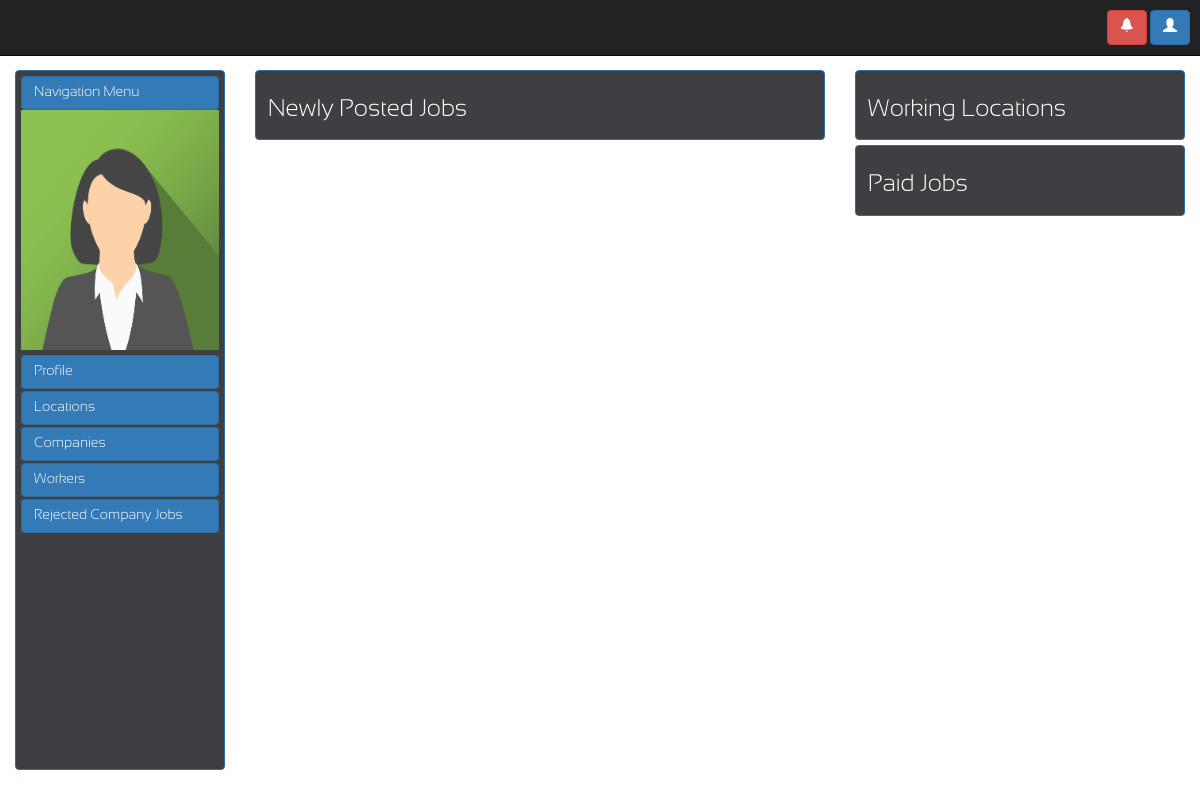
Before: /pages/worker.php with the older database file.
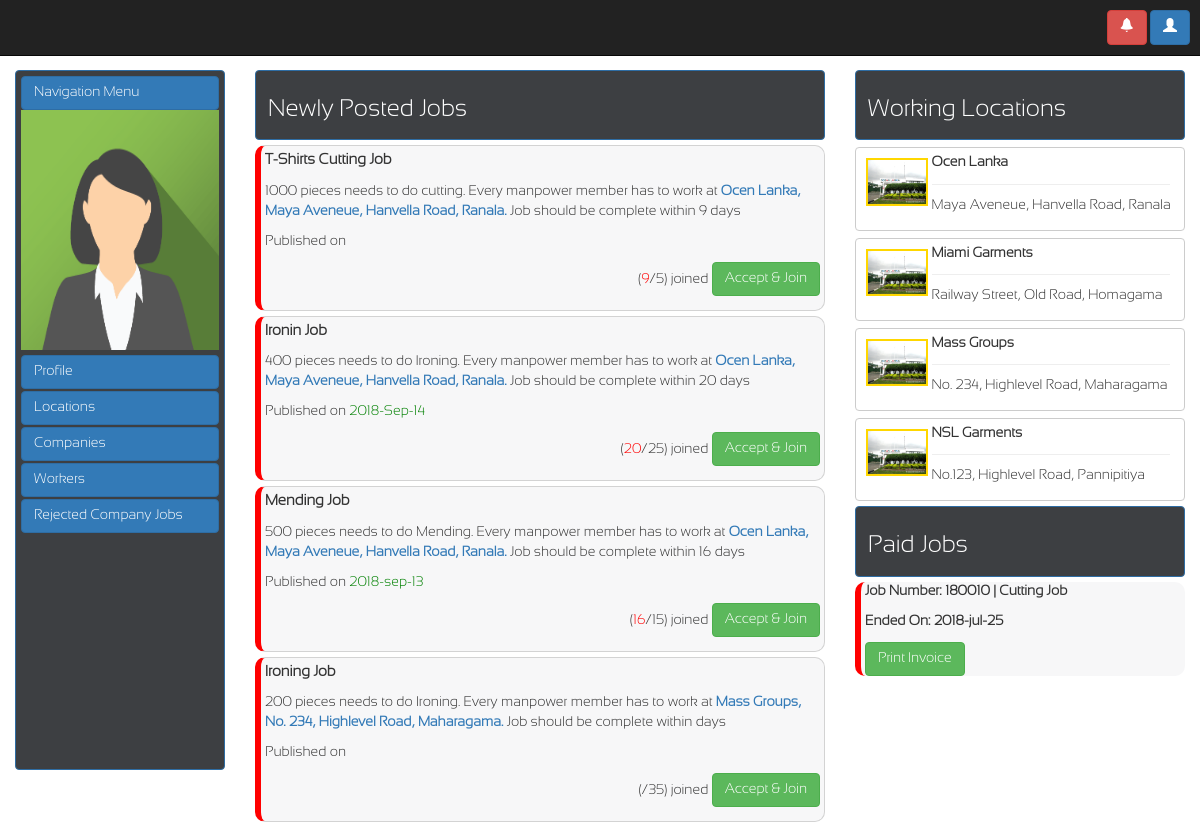
After: the same page with the newer database file.
### tables this page shows
CREATE TABLE `supplier_job` (
  `jobID` int(11) NOT NULL,
  `jobTitle` varchar(45) DEFAULT NULL,
  `jobType` varchar(45) DEFAULT NULL,
  `jobCount` int(11) DEFAULT NULL,
  `workerCount` int(11) NOT NULL,
  `jobPeriod` varchar(45) DEFAULT NULL,
  `jobStatus` varchar(45) DEFAULT NULL,
  `jobStart` varchar(45) DEFAULT NULL,
  `jobEnd` varchar(45) DEFAULT NULL,
  `jobPublished` varchar(100) DEFAULT NULL,
  `jobProgress` varchar(45) DEFAULT NULL,
  `supID` varchar(45) NOT NULL,
  `locationID` int(11) NOT NULL,
  `comID` varchar(100) DEFAULT NULL
);

CREATE TABLE `location` (
  `locID` int(11) NOT NULL,
  `locName` varchar(45) DEFAULT NULL,
  `locStreet` varchar(45) DEFAULT NULL,
  `locVillage` varchar(45) DEFAULT NULL,
  `locCity` varchar(45) DEFAULT NULL
);

CREATE TABLE `invoice` (
  `invoiceID` int(11) NOT NULL,
  `jobID` int(11) DEFAULT NULL,
  `workerID` varchar(45) DEFAULT NULL,
  `invoice` varchar(5000) DEFAULT NULL
);

### pages/query_boxes/supplier_jobs_accept.php (the view)
<?php
    $queryJob="SELECT * FROM supplier_job WHERE jobStatus='offline' LIMIT  4";
    $resultJob=mysqli_query($conn,$queryJob);
    if(mysqli_num_rows($resultJob)>0){
        while($rowJob=mysqli_fetch_assoc($resultJob)){
            $locationID=$rowJob['locationID'];
            $queryLocation="SELECT * FROM location WHERE locID='$locationID'";
            $resultLocation=mysqli_query($conn,$queryLocation);
            $rowLocation=mysqli_fetch_assoc($resultLocation);
            $locationName=$rowLocation['locName'];
            $locationAddress=$rowLocation['locStreet'].", ".$rowLocation['locVillage'].", ".$rowLocation['locCity'];
            echo "<div id='jobs' style='border:1px solid lightgrey;border-radius:10px;width:100%;height:100%;border-left:6px solid red;background-color:rgb(239, 240, 242,0.5);margin:0 0 5px 0;padding:4px'>
                <strong>
                    <font style='font-size:15px'>
                        <p>".$rowJob['jobTitle']."</p>
                    </font>
                </strong>
                <p >".$rowJob['jobCount']." pieces needs to do ".$rowJob['jobType'].". Every manpower member has to work at
                    <strong><a href='#'>".$locationName.", ".$locationAddress.".</a></strong> Job should be complete within ".$rowJob['jobPeriod']." days
                </p>
                <p>Published on <font style='color:green;'>".$rowJob['jobPublished']."</font>
                </p>
                <div style='text-align:right'>
                    <p>(<font style='color:red;'>".$rowJob['jobPeriod']."</font>/".($rowJob['workerCount']+5).") joined
                        <a href='./query_boxes/worker_accept_jobs.php?jobID=".$rowJob['jobID']."'><button id='join_btn' class='btn btn-success' onclick="."show_div('job')".">Accept & Join</button></a>
                    </p>
                </div>
                </div>";
        }
    }
?>

### pages/worker.php (shortened to what this page needs)
<!DOCTYPE html>
<html lang="en">
    <head>
        <link rel="stylesheet" href="https://maxcdn.bootstrapcdn.com/bootstrap/3.3.7/css/bootstrap.min.css">
        <link rel="stylesheet" href="../css/header.css">
        <link rel="stylesheet" href="../css/font.css">
        <link rel="stylesheet" href="../css/worker.css">
    </head>
    <body>
        <?php
            require_once('./layout/header.php');
        ?>
        <div class="col-md-2" style="width:20%">
            <div class="btn btn-primary" style="height:700px;width:100%;padding: 5px;background-color: rgb(61, 63, 66)">
                <label class="btn btn-primary" style="width: 100%;text-align: left">Navigation Menu</label>
                <div>
                    <img style="width: 100%;height:240px" src="../Assests/worker/avatar.png">
                </div>
                <div>
                    <label data-target="#user_profile_modal" data-toggle="modal" class="btn btn-primary" style="width: 100%;text-align: left;margin: 5px 0 2px 0">Profile</label>
                </div>
                <div>
                    <label data-target="#publish_company_job_modal" data-toggle="modal" class="btn btn-primary" style="width: 100%;text-align: left;margin: 0 0 2px 0">Locations</label>
                </div>
                <div>
                    <label class="btn btn-primary" style="width: 100%;text-align: left;margin: 0 0 2px 0">Companies</label>
                </div>
                <div>
                    <label class="btn btn-primary" style="width: 100%;text-align: left;margin: 0 0 2px 0">Workers</label>
                </div>
                 <div>
                    <label class="btn btn-primary" style="width: 100%;text-align: left;margin: 0 0 2px 0">Rejected Company Jobs</label>
                </div>
            </div>
        </div>
        <div class="col-md-6" style="width:50%">
            <div id='hell' style="width:100%;display:block">
                <label class="btn btn-primary" style="background-color:rgb(61, 63, 66);margin-bottom:5px;width:100%;text-align:left"><h3>Newly Posted Jobs</h3></label>
                <?php
                    require_once('../db_config/config.php');
                    require_once('./query_boxes/supplier_jobs_accept.php');
                ?>
            </div>
        </div>
        <div class="col-md-4" style="width:30%">
            <div  style="width:100%">
                <label class="btn btn-primary" style="background-color:rgb(61, 63, 66);margin-bottom:5px;width:100%;text-align:left"><h3>Working Locations</h3></label>
                <?php
                    require_once('../db_config/config.php');
                    require_once('./query_boxes/locations_view.php');
                ?>
            </div>
            <div  style="width:100%">
                <label class="btn btn-primary" style="background-color:rgb(61, 63, 66);margin-bottom:5px;width:100%;text-align:left"><h3>Paid Jobs</h3></label>
                     <?php
                    require_once('../db_config/config.php');
                    require_once('./query_boxes/worker_paid_jobs.php');
                ?>
            </div>
        </div>
    </body>
</html>

### pages/layout/header.php (shortened to what this page needs)
<nav class="navbar navbar-inverse navbar-fixed-top" style="border-radius:0;padding:10px">
    <div class="container-fluid">
        <ul class="nav navbar-nav navbar-right">
            <div class="dropdown" style="display:inline-block">
                <button class="btn btn-danger dropdown-toggle" type="button" data-target="#notification_modal" data-toggle="modal"><span class="glyphicon glyphicon-bell"></span></button>
            </div>
            <div class="dropdown" style="display:inline-block">
                <button class="btn btn-primary dropdown-toggle" type="button" data-toggle="dropdown"><span class="glyphicon glyphicon-user"></span></button>
            </div>
        </ul>
    </div>
</nav>

### pages/query_boxes/locations_view.php (shortened to what this page needs)
<?php
    $queryLoc="SELECT * FROM location LIMIT 10";
    $resultLoc=mysqli_query($conn,$queryLoc);
    if(mysqli_num_rows($resultLoc)>0){
        while($rowLoc=mysqli_fetch_assoc($resultLoc)){
            $locationAddress=$rowLoc['locStreet'].", ".$rowLoc['locVillage'].", ".$rowLoc['locCity'];
            echo "<div class='btn btn-default' style='margin:2px 0 5px 0;padding:10px;width:100%;text-align:left' data-target='#location_details_modal' data-toggle='modal'>
                    <div style='width:10%;display:inline'>
                        <img src='../Assests/locations/ocean_lanka.jpg' style='width:20%;padding:0;border:2px solid gold;'>
                    </div>
                    <div style='width:80%;display:inline;float:right;padding:4px;line-height:8%'>
                        <p><strong>".$rowLoc['locName']."</strong><hr></p>
                        <p>$locationAddress</p>
                    </div>
                </div>";
        }
    }
?>

### pages/query_boxes/worker_paid_jobs.php
<?php
    $queryJob="SELECT * FROM invoice,worker,supplier_job WHERE invoice.workerID=worker.workerID && supplier_job.jobID=invoice.jobID && supplier_job.jobStatus='done'";
    $resultJob=mysqli_query($conn,$queryJob);
    if(mysqli_num_rows($resultJob)>0){
        while($rowJob=mysqli_fetch_assoc($resultJob)){
            echo "<div style='border-radius:10px;width:100%;height:100%;border-left:6px solid red;background-color:rgb(239, 240, 242,0.5);margin:0 0 5px 0;padding:0 0 0 4px'>
            <strong>
                <p>Job Number: ".$rowJob['jobID']." | ".$rowJob['jobTitle']."</p>
                <p>Ended On: ".$rowJob['jobEnd']."</p>
            <p>
                <button class='btn btn-success'>Print Invoice</button>
            </p>
            </div>";
        }
    }
?>

Changed rows visible on the page:
added supplier_job: jobTitle "T-Shirts Cutting Job", jobCount "1000", jobType "cutting", locationID.locName "Ocen Lanka", locationID.locCity "Maya Aveneue, Hanvella Road, Ranala", jobPeriod "9", $rowJob['workerCount']+5 "5"
added supplier_job: jobTitle "Ironin Job", jobCount "400", jobType "Ironing", locationID.locName "Ocen Lanka", locationID.locCity "Maya Aveneue, Hanvella Road, Ranala", jobPeriod "20", jobPublished "2018-Sep-14", $rowJob['workerCount']+5 "25"
added supplier_job: jobTitle "Mending Job", jobCount "500", jobType "Mending", locationID.locName "Ocen Lanka", locationID.locCity "Maya Aveneue, Hanvella Road, Ranala", jobPeriod "16", jobPublished "2018-sep-13", $rowJob['workerCount']+5 "15"
added supplier_job: jobTitle "Ironing Job", jobCount "200", jobType "Ironing", locationID.locName "Mass Groups", locationID.locCity "No. 234, Highlevel Road, Maharagama", $rowJob['workerCount']+5 "35"
added location: locName "Ocen Lanka", locationAddress "Maya Aveneue, Hanvella Road, Ranala"
added location: locName "Miami Garments", locationAddress "Railway Street, Old Road, Homagama"
added location: locName "Mass Groups", locationAddress "No. 234, Highlevel Road, Maharagama"
added location: locName "NSL Garments", locationAddress "No.123, Highlevel Road, Pannipitiya"
added invoice: jobID.jobID "180010", jobID.jobTitle "Cutting Job", jobID.jobEnd "2018-jul-25"
